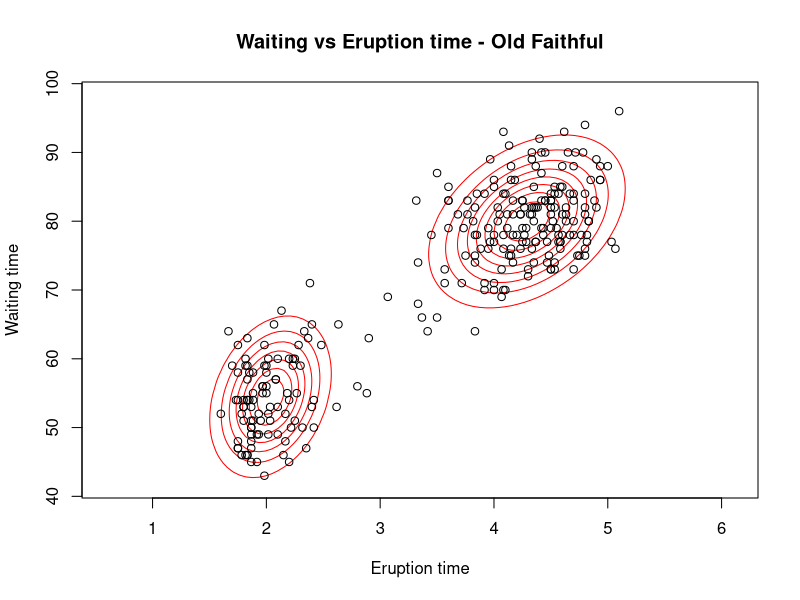

This figure's R source:
##===============================
# Set the working directory and #
# load any required libraries   #
##===============================
cur.dir <- dirname(parent.frame(2)$ofile)
setwd(cur.dir)
require(mvtnorm)
require(ggplot2)
library(MASS)

##====================
# Generate the data  #
##====================
epsilon <- 0.00001    # Convergence paramater
X       <- as.matrix(faithful)
K       <- 2          # Number of clusters

##=========================
# Initialize variables    #
##=========================
N       <- nrow(X)                    # Length of the dataset
cl      <- kmeans(X, K, nstart = 25)  # Use Kmeans with random starts
C.n     <- cl$cluster                 # get the mixture components
pi      <- as.vector(table(C.n)/NROW(X)) # mixing proportions
mu      <- cl$centers                 # means for each Gaussian
Sigma   <- list(length=K)             # Covariance matrix for each Gaussian
for (k in 1:K){
  Sigma[[k]]  <- cov(X[C.n==k,])
}

##===============================
# Run Expectation Maximization  #
##===============================
# Hold responsibilities that component k takes on explaining the observation x.n
post.resp   <- matrix(, N, K)
log.likel   <- 0
ll          <- 0

for (i in 1:1000){  # Loop until convergence
  ##===============================================
  ## Expectation Step
  pdf.w     <- matrix(, N, K)   # Hold the PDF of each point on each cluster k
  for (k in 1:K){ # Calculate the PDF of each cluster for each data point
    pdf.w[,k] <- pi[k] * dmvnorm(X, mean=mu[k,], sigma=Sigma[[k]], log=F)
  }
  post.resp <- pdf.w / rowSums(pdf.w) # Get responsibilites by normalizarion
  
  ##===============================================
  ## Maximization Step
  prev.log.likel <- log.likel # Store to check for convergence
  for (k in 1:K){
    # Update mixing proportions
    pi[k]     <- mean(post.resp[, k])
    # Update mean for cluster 'k' by taking the weighted average of *all* data points.
    mu[k,]     <- (t(post.resp[,k]) %*% X) / sum(post.resp[,k])
    # Calculate the variance for cluster 'k'
    X.cen <- sweep(X, MARGIN=2, mu[k,], FUN="-")
    Sigma[[k]] <- t(X.cen) %*% (X.cen * post.resp[,k]) / sum(post.resp[,k])
    
    # Calculate the log likelihood
    ll[k] <- -.5 * sum( post.resp[,k] * dmvnorm(X, mu[k,], sigma=Sigma[[k]], log=T))
  }
  # Check for convergence.
  log.likel = sum(ll)
  if (abs(log.likel-prev.log.likel) < epsilon){
    break
  }
  print(log.likel)
} #End of Expectation Maximization loop.

##=====================================
# Plot the data points and their pdfs #
##=====================================
# Points to estimate the density and plot the contours
xpts <- seq(from=min(X[,1])-1,to=max(X[,1])+1,length.out=100)
ypts <- seq(from=min(X[,2])-1,to=max(X[,2])+2,length.out=100)

# Estimate the mixture contours
mixture.contour <- outer(xpts,ypts,function(x,y) {
  mixture <- matrix(data=0, length(xpts)*length(ypts), 1)
  for(k in 1:K){
    mixture <- mixture + pi[k]*dmvnorm(cbind(x,y),mean=mu[k,],sigma=Sigma[[k]])
  }
  return(mixture)
  })
contour(xpts,ypts,mixture.contour,nlevels=10,drawlabel=FALSE,col="red",
        xlab="Eruption time",ylab="Waiting time",
        main="Waiting vs Eruption time - Old Faithful")
points(faithful)